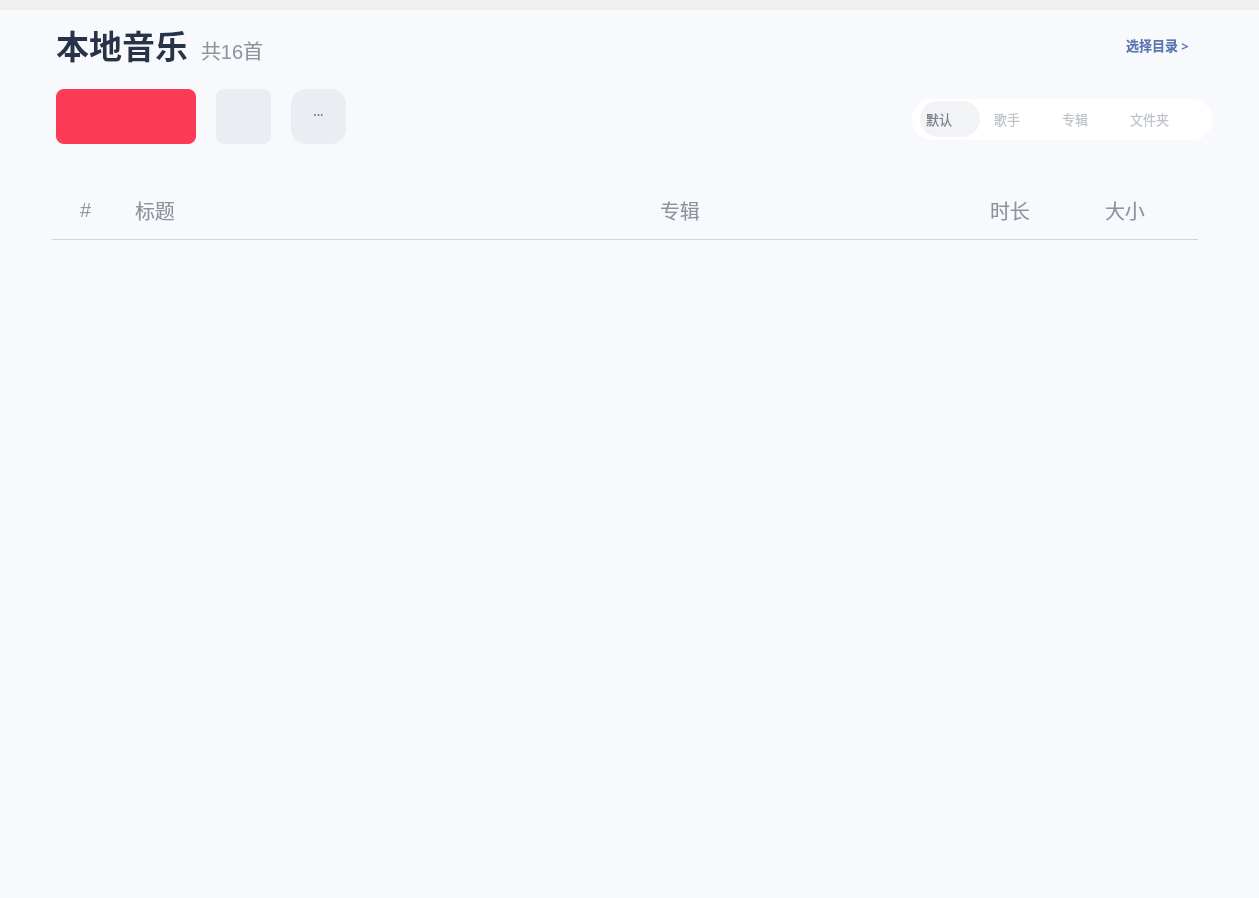
<?xml version="1.0" encoding="UTF-8"?>
<ui version="4.0">
 <class>Localwi</class>
 <widget class="QWidget" name="Localwi">
  <property name="geometry">
   <rect>
    <x>0</x>
    <y>0</y>
    <width>1259</width>
    <height>898</height>
   </rect>
  </property>
  <property name="minimumSize">
   <size>
    <width>1259</width>
    <height>898</height>
   </size>
  </property>
  <property name="maximumSize">
   <size>
    <width>1259</width>
    <height>898</height>
   </size>
  </property>
  <property name="windowTitle">
   <string>Form</string>
  </property>
  <layout class="QVBoxLayout" name="verticalLayout">
   <property name="spacing">
    <number>0</number>
   </property>
   <property name="leftMargin">
    <number>0</number>
   </property>
   <property name="topMargin">
    <number>10</number>
   </property>
   <property name="rightMargin">
    <number>0</number>
   </property>
   <property name="bottomMargin">
    <number>0</number>
   </property>
   <item>
    <widget class="QScrollArea" name="scrollArea">
     <property name="styleSheet">
      <string notr="true">QScrollArea {
    border: none; /* 去除边框 */
    background-color: #f0f3f6;
}

QScrollArea::corner {
    background-color: #f0f3f6;
}

QScrollBar:vertical {
    background-color: #f0f3f6; /* 滚动条背景 */
    width: 9px; /* 滚动条宽度 */
    margin: 0px 0px 0px 0px; /* 控制滚动条的间距 */
    border-radius: 4px;
}

QScrollBar::handle:vertical {
    background-color: #dcdfe4; /* 滚动条滑块颜色 */
    border-radius: 4px;
}

QScrollBar::handle:vertical:hover {
    background-color: #bec3ca; /* 滚动条滑块悬停时颜色 */
}

QScrollBar::add-line:vertical, QScrollBar::sub-line:vertical {
    background-color: #f0f3f6; /* 隐藏滚动条上下箭头 */
}
QScrollBar:horizontal {
    height: 0px; /* 关键：将高度设为 0，使水平滚动条不可见且不占空间 */
    background-color: transparent; /* 可选：背景透明 */
}
</string>
     </property>
     <property name="widgetResizable">
      <bool>true</bool>
     </property>
     <widget class="QWidget" name="scrollAreaWidgetContents">
      <property name="geometry">
       <rect>
        <x>0</x>
        <y>0</y>
        <width>1259</width>
        <height>888</height>
       </rect>
      </property>
      <layout class="QVBoxLayout" name="verticalLayout_2">
       <property name="spacing">
        <number>0</number>
       </property>
       <property name="leftMargin">
        <number>0</number>
       </property>
       <property name="topMargin">
        <number>0</number>
       </property>
       <property name="rightMargin">
        <number>0</number>
       </property>
       <property name="bottomMargin">
        <number>0</number>
       </property>
       <item>
        <widget class="QWidget" name="localwihead_wi" native="true">
         <property name="minimumSize">
          <size>
           <width>0</width>
           <height>180</height>
          </size>
         </property>
         <property name="maximumSize">
          <size>
           <width>16777215</width>
           <height>180</height>
          </size>
         </property>
         <property name="styleSheet">
          <string notr="true">background-color: #F7F9FC;</string>
         </property>
         <layout class="QHBoxLayout" name="horizontalLayout">
          <item>
           <spacer name="horizontalSpacer">
            <property name="orientation">
             <enum>Qt::Horizontal</enum>
            </property>
            <property name="sizeHint" stdset="0">
             <size>
              <width>70</width>
              <height>20</height>
             </size>
            </property>
           </spacer>
          </item>
          <item>
           <widget class="QWidget" name="leftlocalwihead_wi" native="true">
            <property name="minimumSize">
             <size>
              <width>570</width>
              <height>0</height>
             </size>
            </property>
            <property name="styleSheet">
             <string notr="true">QPushButton {
    border: none;
       border-radius: 8px;
      background-color: #f0f3f6;
      color: black;
   }
   QPushButton:hover {
     background-color: #e4e8ec;
    }
  QPushButton:checked {
    background-color: #fc3c4d;
    }</string>
            </property>
            <widget class="QLabel" name="label_listName">
             <property name="geometry">
              <rect>
               <x>0</x>
               <y>0</y>
               <width>135</width>
               <height>51</height>
              </rect>
             </property>
             <property name="font">
              <font>
               <family>Microsoft YaHei</family>
               <pointsize>-1</pointsize>
               <bold>true</bold>
              </font>
             </property>
             <property name="styleSheet">
              <string notr="true"> color: #283248;
        font-size: 33px;
        font-family: &quot;Microsoft YaHei&quot;;
        font-weight: normal;
        background-color: transparent;
font-weight: bold;                 </string>
             </property>
             <property name="text">
              <string>本地音乐</string>
             </property>
            </widget>
            <widget class="QPushButton" name="playall_btn">
             <property name="geometry">
              <rect>
               <x>0</x>
               <y>70</y>
               <width>140</width>
               <height>55</height>
              </rect>
             </property>
             <property name="font">
              <font>
               <pointsize>11</pointsize>
               <bold>true</bold>
              </font>
             </property>
             <property name="styleSheet">
              <string notr="true">QPushButton {
	background-color: #FC3B59;
    background-image: url(:/res/viewswitch/playall1.png);  /* 默认状态图片 */
    background-repeat: no-repeat;
    background-position: left center;
}

QPushButton:hover {
background-color: #e33550;
    background-image: url(:/res/viewswitch/playall2.png);  /* 鼠标悬浮时显示的图片 */
    background-repeat: no-repeat;
    background-position: left center;
}

QPushButton:pressed {
 background-color: #eb8491;
    background-image: url(:/res/viewswitch/playall3.png);    /* 选中状态图片 */
    background-repeat: no-repeat;
    background-position: left center;
}
</string>
             </property>
             <property name="text">
              <string/>
             </property>
            </widget>
            <widget class="QPushButton" name="reload_btn">
             <property name="geometry">
              <rect>
               <x>160</x>
               <y>70</y>
               <width>55</width>
               <height>55</height>
              </rect>
             </property>
             <property name="font">
              <font>
               <pointsize>11</pointsize>
               <bold>true</bold>
              </font>
             </property>
             <property name="styleSheet">
              <string notr="true">QPushButton{	
	background-color: #EAEDF1;
	background-image: url(:/res/viewswitch/refresh1.png);  /* 默认状态图片 */
    background-repeat: no-repeat;
    background-position: center center;

}
QPushButton:hover {
    background-color: #E2E5E9;
  background-image: url(:/res/viewswitch/refresh2.png);  /* 鼠标悬浮时显示的图片 */
    background-repeat: no-repeat;
  background-position: center center;

}
QPushButton:pressed {
 background-color: #eaecf0;
    background-image: url(:/res/viewswitch/refresh3.png);    /* 选中状态图片 */
    background-repeat: no-repeat;
    background-position: center center;

}
</string>
             </property>
             <property name="text">
              <string/>
             </property>
            </widget>
            <widget class="QPushButton" name="pushButton_utils">
             <property name="geometry">
              <rect>
               <x>235</x>
               <y>70</y>
               <width>55</width>
               <height>55</height>
              </rect>
             </property>
             <property name="font">
              <font>
               <pointsize>4</pointsize>
               <bold>true</bold>
              </font>
             </property>
             <property name="styleSheet">
              <string notr="true">QPushButton{
	color: #3B4357;
	background-color: #EAEDF1;
	border-radius: 15px;
}
QPushButton:hover {
    background-color: #E2E5E9;
}
QPushButton:pressed {
 background-color: #eaecf0;
}
</string>
             </property>
             <property name="text">
              <string>* * *</string>
             </property>
            </widget>
            <widget class="QLabel" name="count_lb">
             <property name="geometry">
              <rect>
               <x>145</x>
               <y>20</y>
               <width>70</width>
               <height>22</height>
              </rect>
             </property>
             <property name="styleSheet">
              <string notr="true">color: #8b949e;
        font-size: 20px;
        font-family: &quot;Microsoft YaHei&quot;;
        font-weight: normal;
        background-color: transparent;</string>
             </property>
             <property name="text">
              <string>共16首</string>
             </property>
            </widget>
           </widget>
          </item>
          <item>
           <widget class="QWidget" name="rightlocalwihead_wi" native="true">
            <property name="minimumSize">
             <size>
              <width>590</width>
              <height>0</height>
             </size>
            </property>
            <property name="maximumSize">
             <size>
              <width>16777215</width>
              <height>16777215</height>
             </size>
            </property>
            <widget class="QPushButton" name="content_btn">
             <property name="geometry">
              <rect>
               <x>460</x>
               <y>10</y>
               <width>131</width>
               <height>31</height>
              </rect>
             </property>
             <property name="font">
              <font>
               <family>Microsoft YaHei</family>
               <pointsize>10</pointsize>
               <bold>true</bold>
              </font>
             </property>
             <property name="styleSheet">
              <string notr="true">QPushButton:hover{
	color: rgb(54, 93, 178);
}
QPushButton{
	border: none;
 	color: rgb(89,117,178);
}</string>
             </property>
             <property name="text">
              <string>选择目录 &gt;</string>
             </property>
            </widget>
            <widget class="QFrame" name="frame">
             <property name="geometry">
              <rect>
               <x>280</x>
               <y>80</y>
               <width>300</width>
               <height>41</height>
              </rect>
             </property>
             <property name="styleSheet">
              <string notr="true">QFrame{
	color: rgb(255, 255, 255);
	background-color: #ffffff;
	border-radius: 20px;
}</string>
             </property>
             <property name="frameShape">
              <enum>QFrame::StyledPanel</enum>
             </property>
             <property name="frameShadow">
              <enum>QFrame::Raised</enum>
             </property>
             <layout class="QHBoxLayout" name="horizontalLayout_2">
              <property name="spacing">
               <number>0</number>
              </property>
              <property name="leftMargin">
               <number>0</number>
              </property>
              <property name="topMargin">
               <number>0</number>
              </property>
              <property name="rightMargin">
               <number>0</number>
              </property>
              <property name="bottomMargin">
               <number>0</number>
              </property>
              <item>
               <widget class="QRadioButton" name="radioButton_3">
                <property name="minimumSize">
                 <size>
                  <width>60</width>
                  <height>36</height>
                 </size>
                </property>
                <property name="maximumSize">
                 <size>
                  <width>60</width>
                  <height>36</height>
                 </size>
                </property>
                <property name="font">
                 <font>
                  <family>Microsoft YaHei</family>
                  <pointsize>10</pointsize>
                  <bold>false</bold>
                 </font>
                </property>
                <property name="styleSheet">
                 <string notr="true">QRadioButton{
	color : rgb(190,195,202);
	background-color: #ffffff;
	border-radius: 18px;
}
QRadioButton:checked{
	color: rgb(120,127,141);
	background-color: rgb(242,243,244);
}

QRadioButton::indicator {
	width:0px;
	height:0px;
	border:none;
}
</string>
                </property>
                <property name="text">
                 <string>默认</string>
                </property>
                <property name="checked">
                 <bool>true</bool>
                </property>
               </widget>
              </item>
              <item>
               <widget class="QRadioButton" name="radioButton_5">
                <property name="minimumSize">
                 <size>
                  <width>60</width>
                  <height>36</height>
                 </size>
                </property>
                <property name="maximumSize">
                 <size>
                  <width>60</width>
                  <height>36</height>
                 </size>
                </property>
                <property name="font">
                 <font>
                  <family>Microsoft YaHei</family>
                  <pointsize>10</pointsize>
                  <bold>false</bold>
                 </font>
                </property>
                <property name="styleSheet">
                 <string notr="true">QRadioButton{
	color : rgb(190,195,202);
	background-color: #ffffff;
	border-radius: 18px;
}
QRadioButton:checked{
	color: rgb(120,127,141);
	background-color: rgb(242,243,244);
}

QRadioButton::indicator {
	width:0px;
	height:0px;
	border:none;
}
</string>
                </property>
                <property name="text">
                 <string>歌手</string>
                </property>
               </widget>
              </item>
              <item>
               <widget class="QRadioButton" name="radioButton_4">
                <property name="minimumSize">
                 <size>
                  <width>60</width>
                  <height>36</height>
                 </size>
                </property>
                <property name="maximumSize">
                 <size>
                  <width>60</width>
                  <height>36</height>
                 </size>
                </property>
                <property name="font">
                 <font>
                  <family>Microsoft YaHei</family>
                  <pointsize>10</pointsize>
                  <bold>false</bold>
                 </font>
                </property>
                <property name="styleSheet">
                 <string notr="true">QRadioButton{
	color : rgb(190,195,202);
	background-color: #ffffff;
	border-radius: 18px;
}
QRadioButton:checked{
	color: rgb(120,127,141);
	background-color: rgb(242,243,244);
}

QRadioButton::indicator {
	width:0px;
	height:0px;
	border:none;
}
</string>
                </property>
                <property name="text">
                 <string>专辑</string>
                </property>
               </widget>
              </item>
              <item>
               <widget class="QRadioButton" name="radioButton_2">
                <property name="minimumSize">
                 <size>
                  <width>80</width>
                  <height>36</height>
                 </size>
                </property>
                <property name="maximumSize">
                 <size>
                  <width>80</width>
                  <height>36</height>
                 </size>
                </property>
                <property name="font">
                 <font>
                  <family>Microsoft YaHei</family>
                  <pointsize>10</pointsize>
                  <bold>false</bold>
                 </font>
                </property>
                <property name="styleSheet">
                 <string notr="true">QRadioButton{
	color : rgb(190,195,202);
	background-color: #ffffff;
	border-radius: 18px;
}
QRadioButton:checked{
	color: rgb(120,127,141);
	background-color: rgb(242,243,244);
}

QRadioButton::indicator {
	width:0px;
	height:0px;
	border:none;
}
</string>
                </property>
                <property name="text">
                 <string>文件夹</string>
                </property>
               </widget>
              </item>
             </layout>
            </widget>
           </widget>
          </item>
          <item>
           <spacer name="horizontalSpacer_2">
            <property name="orientation">
             <enum>Qt::Horizontal</enum>
            </property>
            <property name="sizeHint" stdset="0">
             <size>
              <width>50</width>
              <height>20</height>
             </size>
            </property>
           </spacer>
          </item>
         </layout>
        </widget>
       </item>
       <item>
        <widget class="QWidget" name="widget" native="true">
         <property name="minimumSize">
          <size>
           <width>0</width>
           <height>50</height>
          </size>
         </property>
         <property name="maximumSize">
          <size>
           <width>16777215</width>
           <height>50</height>
          </size>
         </property>
         <property name="styleSheet">
          <string notr="true">background-color: #F7F9FC;</string>
         </property>
         <widget class="QLabel" name="label">
          <property name="geometry">
           <rect>
            <x>80</x>
            <y>0</y>
            <width>40</width>
            <height>40</height>
           </rect>
          </property>
          <property name="minimumSize">
           <size>
            <width>0</width>
            <height>40</height>
           </size>
          </property>
          <property name="styleSheet">
           <string notr="true">color: #8b949e;
        font-size: 20px;
        font-family: &quot;Microsoft YaHei&quot;;
        font-weight: normal;
        background-color: transparent;
            </string>
          </property>
          <property name="text">
           <string>#</string>
          </property>
         </widget>
         <widget class="QLabel" name="label_2">
          <property name="geometry">
           <rect>
            <x>135</x>
            <y>0</y>
            <width>60</width>
            <height>40</height>
           </rect>
          </property>
          <property name="minimumSize">
           <size>
            <width>60</width>
            <height>40</height>
           </size>
          </property>
          <property name="styleSheet">
           <string notr="true">color: #8b949e;
        font-size: 20px;
        font-family: &quot;Microsoft YaHei&quot;;
        font-weight: normal;
        background-color: transparent;</string>
          </property>
          <property name="text">
           <string>标题</string>
          </property>
         </widget>
         <widget class="QLabel" name="label_3">
          <property name="geometry">
           <rect>
            <x>660</x>
            <y>0</y>
            <width>60</width>
            <height>40</height>
           </rect>
          </property>
          <property name="minimumSize">
           <size>
            <width>60</width>
            <height>40</height>
           </size>
          </property>
          <property name="styleSheet">
           <string notr="true">color: #8b949e;
        font-size: 20px;
        font-family: &quot;Microsoft YaHei&quot;;
        font-weight: normal;
        background-color: transparent;</string>
          </property>
          <property name="text">
           <string>专辑</string>
          </property>
         </widget>
         <widget class="QLabel" name="label_4">
          <property name="geometry">
           <rect>
            <x>990</x>
            <y>0</y>
            <width>60</width>
            <height>40</height>
           </rect>
          </property>
          <property name="minimumSize">
           <size>
            <width>60</width>
            <height>40</height>
           </size>
          </property>
          <property name="styleSheet">
           <string notr="true">color: #8b949e;
        font-size: 20px;
        font-family: &quot;Microsoft YaHei&quot;;
        font-weight: normal;
        background-color: transparent;</string>
          </property>
          <property name="text">
           <string>时长</string>
          </property>
         </widget>
         <widget class="QLabel" name="label_5">
          <property name="geometry">
           <rect>
            <x>1105</x>
            <y>0</y>
            <width>60</width>
            <height>40</height>
           </rect>
          </property>
          <property name="minimumSize">
           <size>
            <width>60</width>
            <height>40</height>
           </size>
          </property>
          <property name="styleSheet">
           <string notr="true">color: #8b949e;
        font-size: 20px;
        font-family: &quot;Microsoft YaHei&quot;;
        font-weight: normal;
        background-color: transparent;</string>
          </property>
          <property name="text">
           <string>大小</string>
          </property>
         </widget>
         <widget class="Line" name="line">
          <property name="geometry">
           <rect>
            <x>52</x>
            <y>49</y>
            <width>1146</width>
            <height>1</height>
           </rect>
          </property>
          <property name="styleSheet">
           <string notr="true">QFrame {
    background-color: #d2d6dc;
    height: 1px;
    border: none;
}
</string>
          </property>
          <property name="orientation">
           <enum>Qt::Horizontal</enum>
          </property>
         </widget>
        </widget>
       </item>
       <item>
        <widget class="QWidget" name="container_wi" native="true">
         <property name="styleSheet">
          <string notr="true">background-color: #F7F9FC;</string>
         </property>
        </widget>
       </item>
      </layout>
     </widget>
    </widget>
   </item>
  </layout>
 </widget>
 <resources/>
 <connections/>
</ui>
